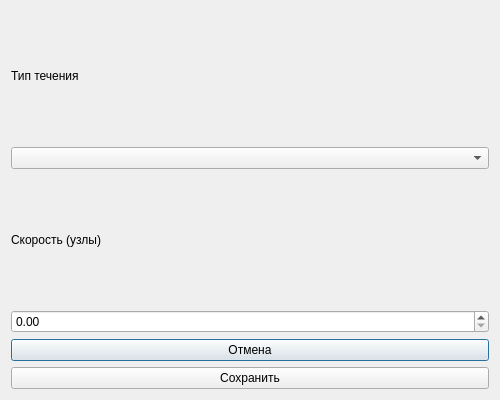
<ui version="4.0">
 <class>TwcDialog</class>
 <widget class="QDialog" name="TwcDialog">
  <property name="geometry">
   <rect>
    <x>0</x>
    <y>0</y>
    <width>500</width>
    <height>400</height>
   </rect>
  </property>
  <property name="windowTitle">
   <string>Расчет суммарного водного течения</string>
  </property>
  <layout class="QVBoxLayout" name="verticalLayout">
   <item>
    <widget class="QLabel" name="label_type">
     <property name="text">
      <string>Тип течения</string>
     </property>
    </widget>
   </item>
   <item>
    <widget class="QComboBox" name="cmb_type"/>
   </item>
   <item>
    <widget class="QLabel" name="label_speed">
     <property name="text">
      <string>Скорость (узлы)</string>
     </property>
    </widget>
   </item>
   <item>
    <widget class="QDoubleSpinBox" name="spin_speed"/>
   </item>
   <item>
    <widget class="QPushButton" name="btn_cancel">
     <property name="text">
      <string>Отмена</string>
     </property>
    </widget>
   </item>
   <item>
    <widget class="QPushButton" name="btn_save">
     <property name="text">
      <string>Сохранить</string>
     </property>
    </widget>
   </item>
  </layout>
 </widget>
 <resources/>
 <connections/>
</ui>
